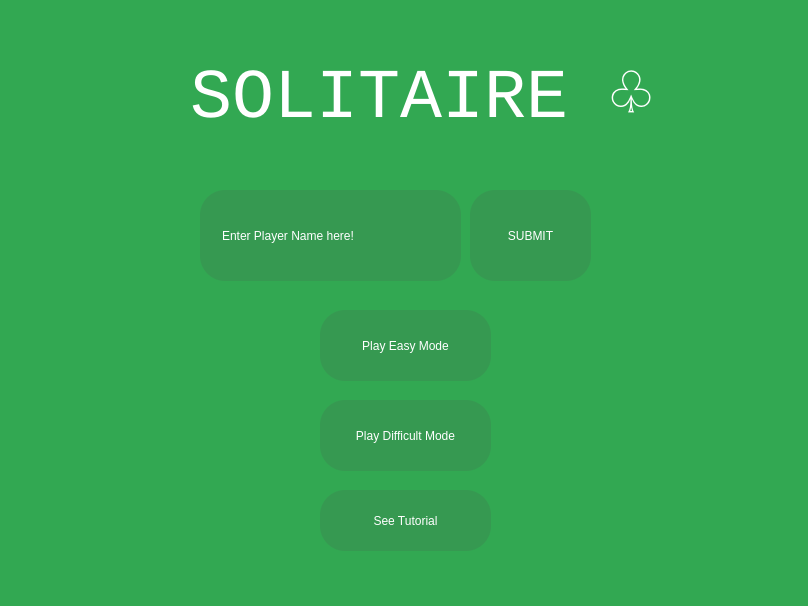
<?xml version="1.0" encoding="UTF-8"?>
<ui version="4.0">
 <class>solitaire</class>
 <widget class="QMainWindow" name="solitaire">
  <property name="geometry">
   <rect>
    <x>0</x>
    <y>0</y>
    <width>808</width>
    <height>606</height>
   </rect>
  </property>
  <property name="windowTitle">
   <string>Solitaire</string>
  </property>
  <property name="autoFillBackground">
   <bool>false</bool>
  </property>
  <property name="styleSheet">
   <string notr="true">background-color: rgb(50, 168, 82)
</string>
  </property>
  <widget class="QWidget" name="centralwidget">
   <widget class="QLineEdit" name="enter_name_field">
    <property name="geometry">
     <rect>
      <x>200</x>
      <y>190</y>
      <width>261</width>
      <height>91</height>
     </rect>
    </property>
    <property name="styleSheet">
     <string notr="true">color : white;
background-color: rgb(54, 153, 81);
padding: 20px;
border-style: none;
border-radius: 25px;
hover background-color: rgb(52, 140, 76);

</string>
    </property>
    <property name="text">
     <string>Enter Player Name here! </string>
    </property>
   </widget>
   <widget class="QPushButton" name="easy_mode_btn">
    <property name="geometry">
     <rect>
      <x>320</x>
      <y>310</y>
      <width>171</width>
      <height>71</height>
     </rect>
    </property>
    <property name="styleSheet">
     <string notr="true">color : white;
background-color: rgb(54, 153, 81);
padding: 20px;
text-align: center;
border-style: none;
border-radius: 25px;
hover background-color: rgb(52, 140, 76);</string>
    </property>
    <property name="text">
     <string>Play Easy Mode</string>
    </property>
   </widget>
   <widget class="QPushButton" name="hard_mode_btn">
    <property name="geometry">
     <rect>
      <x>320</x>
      <y>400</y>
      <width>171</width>
      <height>71</height>
     </rect>
    </property>
    <property name="styleSheet">
     <string notr="true">color : white;
background-color: rgb(54, 153, 81);
padding: 20px;
text-align: center;
border-style: none;
border-radius: 25px;
hover background-color: rgb(52, 140, 76);</string>
    </property>
    <property name="text">
     <string>Play Difficult Mode</string>
    </property>
   </widget>
   <widget class="QPushButton" name="tutorial_btn">
    <property name="geometry">
     <rect>
      <x>320</x>
      <y>490</y>
      <width>171</width>
      <height>61</height>
     </rect>
    </property>
    <property name="styleSheet">
     <string notr="true">color : white;
background-color: rgb(54, 153, 81);
padding: 20px;
text-align: center;
border-style: none;
border-radius: 25px;
hover background-color: rgb(52, 140, 76);</string>
    </property>
    <property name="text">
     <string>See Tutorial</string>
    </property>
   </widget>
   <widget class="QLabel" name="logo_txt">
    <property name="geometry">
     <rect>
      <x>190</x>
      <y>50</y>
      <width>471</width>
      <height>91</height>
     </rect>
    </property>
    <property name="styleSheet">
     <string notr="true">color: white;
font-family: Monospace; 
font-size: 70px;</string>
    </property>
    <property name="text">
     <string>SOLITAIRE ♧</string>
    </property>
   </widget>
   <widget class="QPushButton" name="submit">
    <property name="geometry">
     <rect>
      <x>470</x>
      <y>190</y>
      <width>121</width>
      <height>91</height>
     </rect>
    </property>
    <property name="styleSheet">
     <string notr="true">color : white;
background-color: rgb(54, 153, 81);
padding: 20px;
text-align: center;
border-style: none;
border-radius: 25px;
hover background-color: rgb(52, 140, 76);</string>
    </property>
    <property name="text">
     <string>SUBMIT</string>
    </property>
   </widget>
  </widget>
  <widget class="QMenuBar" name="menubar">
   <property name="geometry">
    <rect>
     <x>0</x>
     <y>0</y>
     <width>808</width>
     <height>21</height>
    </rect>
   </property>
  </widget>
  <widget class="QStatusBar" name="statusbar"/>
 </widget>
 <resources>
  <include location="test.qrc"/>
 </resources>
 <connections/>
</ui>
